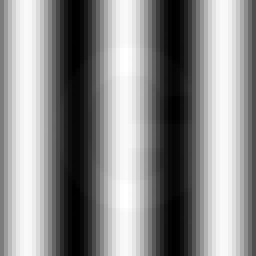
#> input picture 4.CFT/Online_Practice/Online_A1A2_FT/noisy_image.png, 64 x 64 px (shown 4 times larger)
$ python image_processing.py
#> lines starting #> are read from the running program, lines starting #| are printed output that depends on the picture; after the words box and inside, x2 and y2 are one past the last pixel; in counts of white or black regions, pixels touching at a corner belong together
import numpy as np
import matplotlib.pyplot as plt
from imageio import imread

# =====================================================
# Continuous Image Class
# =====================================================
class ContinuousImage:
    """
    Represents an image as a continuous 2D signal.
    """

    def __init__(self, image_path):
#> called with image_path = 'noisy_image.png'
        self.image = imread(image_path, mode='L')
#> self.image is the input picture: shape (64, 64); min 0, max 255, mean 139.8
        self.image = self.image / np.max(self.image)  # Normalize the image

        # Define continuous spatial axes
        self.x = np.linspace(-1, 1, self.image.shape[1])
#> self.x = 64 values from -1 to 1
        self.y = np.linspace(-1, 1, self.image.shape[0])
#> self.y = 64 values from -1 to 1

    def show(self, title="Image"):
        plt.imshow(self.image, cmap='gray')
        plt.title(title)
        plt.axis('off')
        plt.show()

# =====================================================
# 2D Continuous Fourier Transform Class
# =====================================================
class CFT2D:
    """
    Computes 2D Continuous Fourier Transform using separability and numerical integration.
    """

    def __init__(self, image_obj:ContinuousImage):
        self.I = image_obj.image
        self.x = image_obj.x
        self.y = image_obj.y

    def compute_cft(self):
        """
        Compute real and imaginary parts of 2D CFT.
        """
        real = np.zeros_like(self.I)
        img = np.zeros_like(self.I)

        for i in range(len(self.x)):
            for j in range(len(self.y)):

                ui = self.x[i]
                vj = self.y[j]
                cos_x = np.cos(2 * np.pi * (ui * self.x[:, None] + vj * self.y[None, :]))
                sin_x = np.sin(2 * np.pi * (ui * self.x[:, None] + vj * self.y[None, :]))

                real[i, j] = np.trapezoid(np.trapezoid(self.I * cos_x, self.y), self.x)
                img[i, j] = -np.trapezoid(np.trapezoid(self.I * sin_x, self.y), self.x)
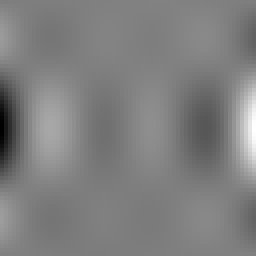
#> img: shape (64, 64) float64 (shown 4 times larger); min -0.0897, max 0.0897, mean 9.22e-19; drawn with min black and max white
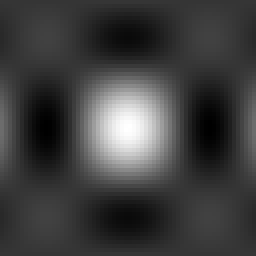
#> real: shape (64, 64) float64 (shown 4 times larger); min -0.59, max 2.19, mean 0.104; drawn with min black and max white

        return real, img

    def plot_magnitude(self):
        """
        Plot log-scaled magnitude spectrum with frequency values.
        """
        real, img = self.compute_cft()
        magnitude = np.sqrt(real ** 2 + img ** 2)

        # Convert to frequency axis
        fx = np.fft.fftfreq(self.I.shape[1], (self.x[1] - self.x[0]))  # Frequency axis for x
        fy = np.fft.fftfreq(self.I.shape[0], (self.y[1] - self.y[0]))  # Frequency axis for y
        FX, FY = np.meshgrid(fx, fy)

        log_magnitude = np.log(1 + magnitude)

        plt.imshow(np.log(1 + magnitude), cmap='magma', extent=[self.x[0], self.x[-1], self.y[0], self.y[-1]])
        plt.title("2D Magnitude Spectrum (Log Scale)")

        # Plot the frequency axes
        plt.xlabel("Frequency (Hz) along x")
        plt.ylabel("Frequency (Hz) along y")
        plt.colorbar(label="Magnitude (Log Scale)")
        plt.axis('off')
        plt.show()


        return log_magnitude, FX, FY

# =====================================================
# Frequency Filtering
# =====================================================
class FrequencyFilter:
    def low_pass(self, real, imag, cutoff):
        rows, cols = real.shape
        cx, cy = rows // 2, cols // 2

        # Low-pass filter: zero out high-frequency components beyond the cutoff
        for i in range(rows):
            for j in range(cols):
                if np.sqrt((i - cx) ** 2 + (j - cy) ** 2) > cutoff:
                    real[i, j] = 0
                    imag[i, j] = 0
        return real, imag

# =====================================================
# Inverse 2D Continuous Fourier Transform
# =====================================================
class InverseCFT2D:
    """
    Reconstructs image from 2D frequency spectrum.
    """

    def __init__(self, real, imag, x, y):
        self.real = real
        self.imag = imag
        self.x = x
        self.y = y

    def reconstruct(self):
        """
        Perform inverse 2D CFT using numerical integration.
        """
        rows = self.real.shape[1]
        cols = self.real.shape[0]
        reconstructed = np.zeros_like(self.real)

        U, V = np.meshgrid(self.x, self.y, indexing="xy")

        for j in range(rows):
            yj = self.y[j]
            for i in range(cols):
                xi = self.x[i]

                arg = 2 * np.pi * (U * xi + V * yj)
                integrand = self.real * np.cos(arg) - self.imag * np.sin(arg)

                temp = np.trapezoid(np.trapezoid(integrand, self.y, axis=0), self.x, axis=0)
                reconstructed[i, j] = temp

        return reconstructed

# =====================================================
img = ContinuousImage('noisy_image.png')  # Load the noisy image
img.show("Original Image")

cft2d = CFT2D(img)
real, imag = cft2d.compute_cft()

# Visualize the magnitude spectrum and get the log magnitude
log_magnitude, FX, FY = cft2d.plot_magnitude()
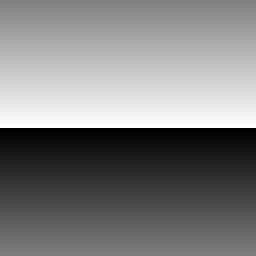
#> FY: shape (64, 64) float64 (shown 4 times larger); min -15.75, max 15.26, mean -0.246; drawn with min black and max white

# Define the cutoff frequency manually by inspecting the log magnitude spectrum
# The cutoff corresponds to frequencies where the log magnitude is >= 0.8
cutoff_value = 0.8

# Create a mask for frequencies where the log magnitude is greater than or equal to 0.8
cutoff_mask = log_magnitude >= cutoff_value
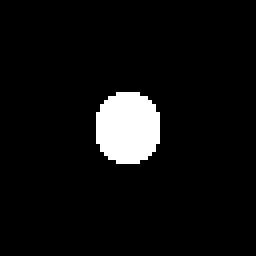
#> cutoff_mask: shape (64, 64) bool (shown 4 times larger); 5.9% white; 1 white region, box (x1, y1, x2, y2) and area: (24, 23, 40, 41) 240

# Apply the low-pass filter manually by zeroing out high frequencies
real_f, imag_f = real.copy(), imag.copy()
real_f[~cutoff_mask] = 0
imag_f[~cutoff_mask] = 0

# Reconstruct the image from the filtered frequency components
icft2d = InverseCFT2D(real_f, imag_f, img.x, img.y)
denoised = icft2d.reconstruct()
#> after the loop in reconstruct, `for j in range(rows):`:
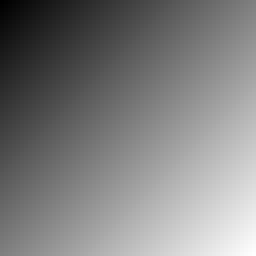
#> arg: shape (64, 64) float64 (shown 4 times larger); min -12.57, max 12.57, mean -4.44e-16; drawn with min black and max white
#> after the loop in reconstruct, `for j in range(rows):`:
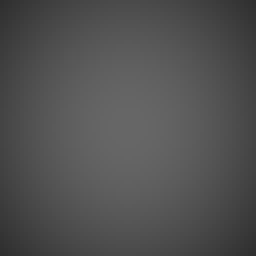
#> reconstructed: shape (64, 64) float64 (shown 4 times larger); min 0.185, max 0.403, mean 0.319

# Save and show the denoised image
plt.imsave('denoised_image.png', denoised, cmap='gray')
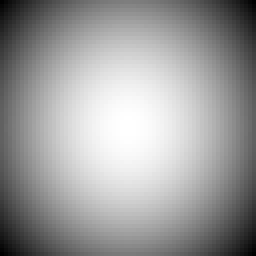
#> saved as denoised_image.png: shape (64, 64, 3) (shown 4 times larger); min 0, max 255, mean 155.8

plt.figure()
plt.title('Denoised Image')
plt.imshow(denoised, cmap='gray')
plt.axis('off')
plt.show()
